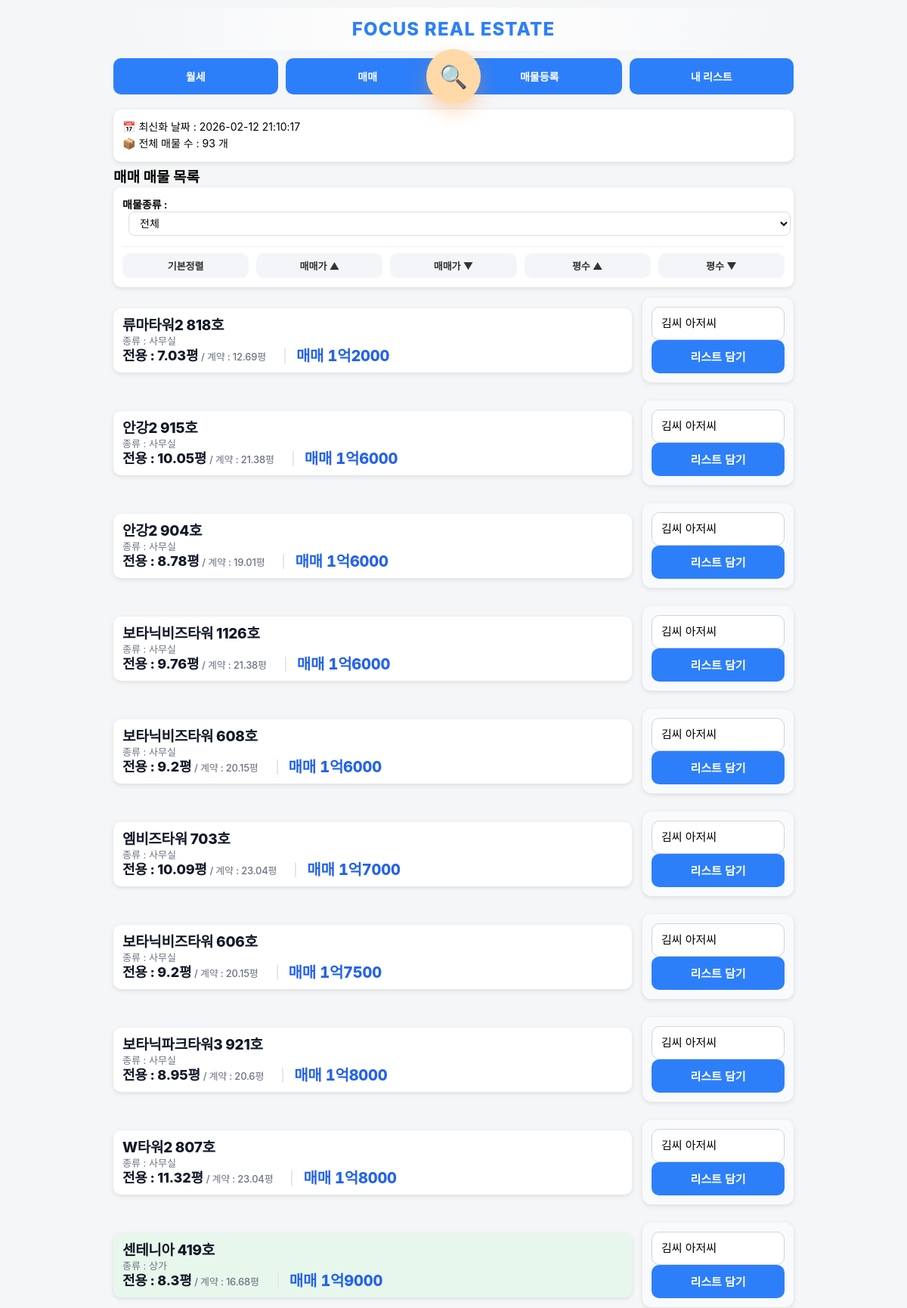
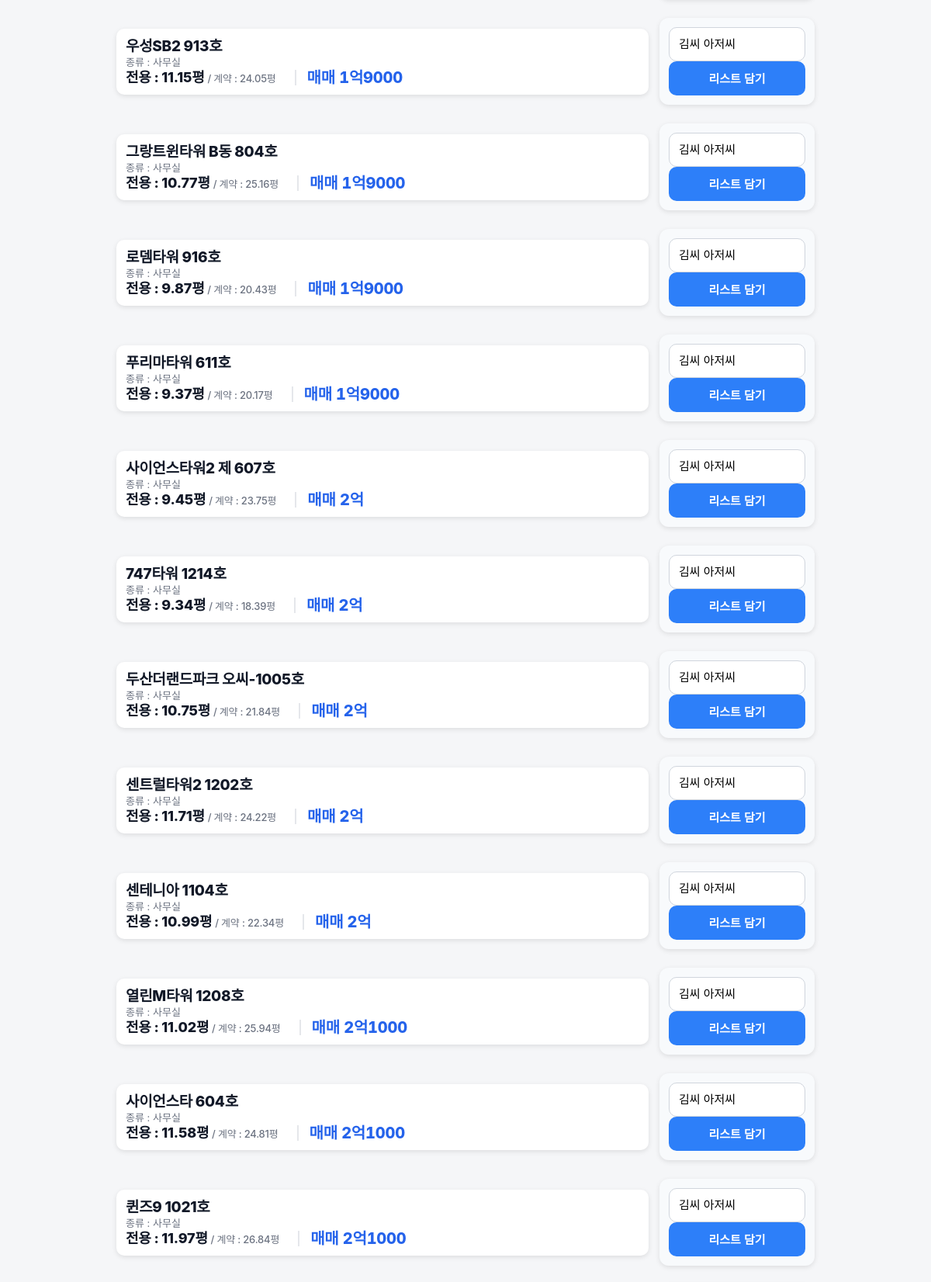
The app's page /?mode=sale (signed in, upper part) with its own data (2 pictures, top to bottom).
### app.py (models this page shows)
class UploadLog(db.Model):
    id = db.Column(db.Integer, primary_key=True)
    upload_time = db.Column(db.String(50))

class Property(db.Model):
    status = db.Column(db.String(20), default='available')
    property_type = db.Column(db.String(50))
    id = db.Column(db.Integer, primary_key=True)
    building_name = db.Column(db.String(200))
    exclusive_area = db.Column(db.Float)
    contract_area = db.Column(db.Float)
    deposit = db.Column(db.Integer)
    rent = db.Column(db.Integer)
    sale_price = db.Column(db.Integer)
    category = db.Column(db.String(20))
    status = db.Column(db.String(20), default='available')

### app.py (the view)
@app.route("/")
@login_required
def index():
    print("현재 로그인 상태:", current_user.is_authenticated)
    mode = request.args.get("mode", "rent")
    sort = request.args.get("sort", "")
    property_type = request.args.get("property_type", "")
    query = Property.query
    if property_type:
        query = query.filter(Property.property_type == property_type)
    if mode == "sale":
        query = query.filter_by(category="매매")
    else:
        query = query.filter_by(category="월세")
    if sort == "rent_asc":
        query = query.order_by(Property.rent.asc(), Property.deposit.asc())
    elif sort == "rent_desc":
        query = query.order_by(Property.rent.desc(), Property.deposit.desc())
    elif sort == "sale_asc":
        query = query.order_by(Property.sale_price.asc())
    elif sort == "sale_desc":
        query = query.order_by(Property.sale_price.desc())
    elif sort == "area_asc":
        query = query.order_by(Property.exclusive_area.asc())
    elif sort == "area_desc":
        query = query.order_by(Property.exclusive_area.desc())
    else:
        if mode == "rent":
            query = query.order_by(Property.rent.asc(), Property.deposit.asc())
        else:
            query = query.order_by(Property.sale_price.asc())
    properties = query.all()
    last_upload = UploadLog.query.order_by(UploadLog.id.desc()).first()
    upload_time = last_upload.upload_time if last_upload else "업로드 기록 없음"
    collections = Collection.query.all()
    existing_pairs = set(
        (item.property_id, item.collection_id)
        for item in CollectionItem.query.all()
    )
    thumb_map = {}
    for img in PropertyImage.query.order_by(PropertyImage.id.desc()).all():
        if img.property_id not in thumb_map:
            thumb_map[img.property_id] = []
        if len(thumb_map[img.property_id]) < 2:
            thumb_map[img.property_id].append(img.file_path)
    return render_template(
        "index.html",
        properties=properties,
        mode=mode,
        format_sale_price_korean=format_sale_price_korean,
        upload_time=upload_time,
        property_type=property_type,
        collections=collections,
        existing_pairs=existing_pairs,
        thumb_map=thumb_map
    )

### app.py (called while the page is built)
@login_manager.user_loader
def load_user(user_id):
    return User.query.get(int(user_id))

def format_sale_price_korean(price):
    try:
        price = int(price)
        if price >= 10000:
            eok = price // 10000
            rest = price % 10000
            if rest == 0:
                return f"{eok}억"
            else:
                return f"{eok}억{rest}"
        else:
            return f"{price}"
    except:
        return price

### templates/index.html (shortened to what this page needs)
{% extends "base.html" %}
{% block content %}
<div class="card info-box">
    <div>📅 최신화 날짜 : {{ upload_time }}</div>
    <div>📦 전체 매물 수 : {{ properties|length }} 개</div>
</div>
{% if mode == "sale" %}
<h2>매매 매물 목록</h2>
{% else %}
<h2>월세 매물 목록</h2>
{% endif %}
<div class="card">
<form method="get">
    <div class="filter-row">
        <strong>매물종류 :</strong>
        <select name="property_type" onchange="this.form.submit()">
            <option value="" {% if not property_type %}selected{% endif %}>전체</option>
        </select>
    </div>
</form>
<div class="sort-buttons">
    <a href="/?mode={{ mode }}&property_type={{ property_type }}">기본정렬</a>
    {% if mode == "sale" %}
        <a href="/?mode=sale&sort=sale_asc&property_type={{ property_type }}">매매가 ▲</a>
        <a href="/?mode=sale&sort=sale_desc&property_type={{ property_type }}">매매가 ▼</a>
    {% else %}
        <a href="/?mode=rent&sort=rent_asc&property_type={{ property_type }}">월세 ▲</a>
        <a href="/?mode=rent&sort=rent_desc&property_type={{ property_type }}">월세 ▼</a>
    {% endif %}
    <a href="/?mode={{ mode }}&sort=area_asc&property_type={{ property_type }}">평수 ▲</a>
    <a href="/?mode={{ mode }}&sort=area_desc&property_type={{ property_type }}">평수 ▼</a>
</div>
</div>
{% for p in properties %}
<div class="detail-row">
    <div class="card property-card {{ p.property_type }}" onclick="location.href='/property/{{ p.id }}'">
        <div class="card-left">
            <div class="title">{{ p.building_name }}</div>
            <div class="detail">
                종류 : {{ p.property_type }}
            </div>
            <div class="detail-line">
    <div class="area-text">
    <span class="area-main">전용 : {{ p.exclusive_area }}평</span>
    <span class="area-sub"> / 계약 : {{ p.contract_area }}평</span>
</div>
    <span class="price-inline">
    {% if p.category == "매매" %}
        매매 {{ format_sale_price_korean(p.sale_price) }}
    {% else %}
        임대 {{ p.deposit }}/{{ p.rent }}
    {% endif %}
    </span>
</div>
        </div>
    </div>
    <form method="POST" action="/add_to_collection" class="ajax-form card action-card">
    <select name="collection_id" class="collection-select">
        {% for c in collections %}
            <option value="{{ c.id }}"
    {% if existing_pairs and (p.id, c.id) in existing_pairs %}data-added="true"{% endif %}>
    {{ c.title }}
</option>
        {% endfor %}
    </select>
    <button type="submit" class="add-btn">
</button>
</form>
</div>
{% endfor %}
{% endblock %}

### templates/base.html (style rules this page uses)
body { font-size: 14px; }
.card-left { flex: 1; }
@media (min-width: 801px) { .sort-buttons { display: flex !important; flex-direction: row !important; gap: 10px !important; } }
@media (min-width: 801px) { .sort-buttons a { flex: 1 !important; } }
body { font-family: "Pretendard", -apple-system, BlinkMacSystemFont, "Segoe UI", Roboto, sans-serif; margin: 0; padding: 0; background: #f5f6f8; }
h2 { font-size:19px; margin:0 0 2px 0; line-height:1.15; }
.card { background: white; padding: 12px; border-radius: 10px; margin-bottom: 10px; box-shadow: 0 2px 6px rgba(0,0,0,0.1); }
.info-box { font-size: 14px; line-height: 1.6; }
select { padding: 10px; width: 100%; border-radius: 8px; border: 1px solid #ccc; font-size: 14px; }
.sort-buttons { display: grid; grid-template-columns: repeat(2, 1fr); gap: 6px; }
.sort-buttons a { background: #eef2f7; padding: 10px; text-align: center; border-radius: 8px; text-decoration: none; font-size: 13px; color: #333; font-weight: bold; }
.property-card .title { font-weight: bold; font-size: 15px; margin-bottom: 2px; line-height: 1.15; }
.property-card .detail { font-size: 13px; margin-bottom: 1px; color: #444; line-height: 1.15; }
.property-card { flex:1; display:flex; transition: transform 0.18s ease, box-shadow 0.18s ease; cursor: pointer; }
.property-card .card-left { display:flex; flex-direction:column; justify-content:center; }
.action-card { transition: transform 0.18s ease, box-shadow 0.18s ease, background 0.15s ease; }
.property-card { background: #ffffff; }
.property-card.상가 { background: #e8f7ec; }
.detail-line { display:flex; align-items:center; gap:10px; flex-wrap:nowrap; }
.area-text { font-size:18px; font-weight:800; color:#111827; line-height:1.05; letter-spacing:-0.2px; }
.detail-row { display:flex; gap:14px; align-items:center; margin-top:14px; }
.detail-row > .card { display:flex; }
.action-card { min-width:176px; width:176px; display:flex; flex-direction:column; justify-content:center; padding:12px; background:#f8fafc; border-radius:12px; }
.action-card select { width:100%; height:44px; padding:0 12px; border-radius:10px; border:1px solid #d0d5dd; font-size:15px; background:#fff; box-sizing:border-box; appearance:none; }
.action-card button { width:100%; height:44px; border:none; border-radius:10px; background:#2d7ff9; color:white; font-weight:700; font-size:15px; cursor:pointer; display:flex; align-items:center; justify-content:center; }
.detail-row { align-items:stretch; }
.property-card { height:100%; display:flex; }
.property-card .card-left { display:flex; flex-direction:column; justify-content:flex-start; }
.property-card .title { font-weight:800; font-size:19px; letter-spacing:-0.3px; color:#111827; }
.price-inline { font-weight:800; font-size:20px; letter-spacing:-0.2px; color:#2563eb; line-height:1; }
.price-inline { padding-left:14px; margin-left:14px; border-left:2px solid #e5e7eb; }
.price-inline, .property-card .price { font-variant-numeric: tabular-nums; }
.property-card .detail { font-size:13px; color:#6b7280; margin:1px 0; line-height:1.2; }
.property-card .detail-line { font-weight:500; }
.price-inline::before { opacity:0.7; }
.property-card { line-height:1.25; }
.area-main { font-weight:800; font-size:18px; color:#111827; }
.area-sub { font-weight:500; font-size:13px; color:#6b7280; }

### templates/index.html (style rules this page uses)
.filter-row { margin-bottom:12px; font-size:14px; }
.filter-row select { margin-left:8px; padding:6px 10px; border-radius:8px; border:1px solid #d9dee7; background:#fff; font-size:14px; transition:0.15s; }
.sort-buttons { margin-top:14px; padding-top:8px; border-top:1px solid #eef1f5; display:flex; flex-wrap:wrap; gap:8px; }
.sort-buttons a { text-decoration:none; color:#333; background:#f3f5f9; padding:7px 12px; border-radius:10px; font-size:13px; font-weight:600; transition:0.15s; }
.property-card { margin-top:14px; }

### records on screen
UploadLog: upload_time "2026-02-12 21:10:17"
Property: building_name "류마타워2 818호", property_type "사무실", exclusive_area "7.03", contract_area "12.69", sale_price "1억2000"
Property: building_name "안강2 915호", property_type "사무실", exclusive_area "10.05", contract_area "21.38", sale_price "1억6000"
Property: building_name "안강2 904호", property_type "사무실", exclusive_area "8.78", contract_area "19.01", sale_price "1억6000"
Property: building_name "보타닉비즈타워 1126호", property_type "사무실", exclusive_area "9.76", contract_area "21.38", sale_price "1억6000"
Property: building_name "보타닉비즈타워 608호", property_type "사무실", exclusive_area "9.2", contract_area "20.15", sale_price "1억6000"
Property: building_name "엠비즈타워 703호", property_type "사무실", exclusive_area "10.09", contract_area "23.04", sale_price "1억7000"
Property: building_name "보타닉비즈타워 606호", property_type "사무실", exclusive_area "9.2", contract_area "20.15", sale_price "1억7500"
Property: building_name "보타닉파크타워3 921호", property_type "사무실", exclusive_area "8.95", contract_area "20.6", sale_price "1억8000"
Property: building_name "W타워2 807호", property_type "사무실", exclusive_area "11.32", contract_area "23.04", sale_price "1억8000"
Property: building_name "센테니아 419호", property_type "상가", exclusive_area "8.3", contract_area "16.68", sale_price "1억9000"
Property: building_name "우성SB2 913호", property_type "사무실", exclusive_area "11.15", contract_area "24.05", sale_price "1억9000"
Property: building_name "그랑트윈타워 B동 804호", property_type "사무실", exclusive_area "10.77", contract_area "25.16", sale_price "1억9000"
Property: building_name "로뎀타워 916호", property_type "사무실", exclusive_area "9.87", contract_area "20.43", sale_price "1억9000"
Property: building_name "푸리마타워 611호", property_type "사무실", exclusive_area "9.37", contract_area "20.17", sale_price "1억9000"
Property: building_name "사이언스타워2 제 607호", property_type "사무실", exclusive_area "9.45", contract_area "23.75", sale_price "2억"
Property: building_name "747타워 1214호", property_type "사무실", exclusive_area "9.34", contract_area "18.39", sale_price "2억"
Property: building_name "두산더랜드파크 오씨-1005호", property_type "사무실", exclusive_area "10.75", contract_area "21.84", sale_price "2억"
Property: building_name "센트럴타워2 1202호", property_type "사무실", exclusive_area "11.71", contract_area "24.22", sale_price "2억"
Property: building_name "센테니아 1104호", property_type "사무실", exclusive_area "10.99", contract_area "22.34", sale_price "2억"
Property: building_name "열린M타워 1208호", property_type "사무실", exclusive_area "11.02", contract_area "25.94", sale_price "2억1000"
Property: building_name "사이언스타 604호", property_type "사무실", exclusive_area "11.58", contract_area "24.81", sale_price "2억1000"
Property: building_name "퀸즈9 1021호", property_type "사무실", exclusive_area "11.97", contract_area "26.84", sale_price "2억1000"

### other values on screen
{{ properties|length }} "93"
form field collection_id "김씨 아저씨"
